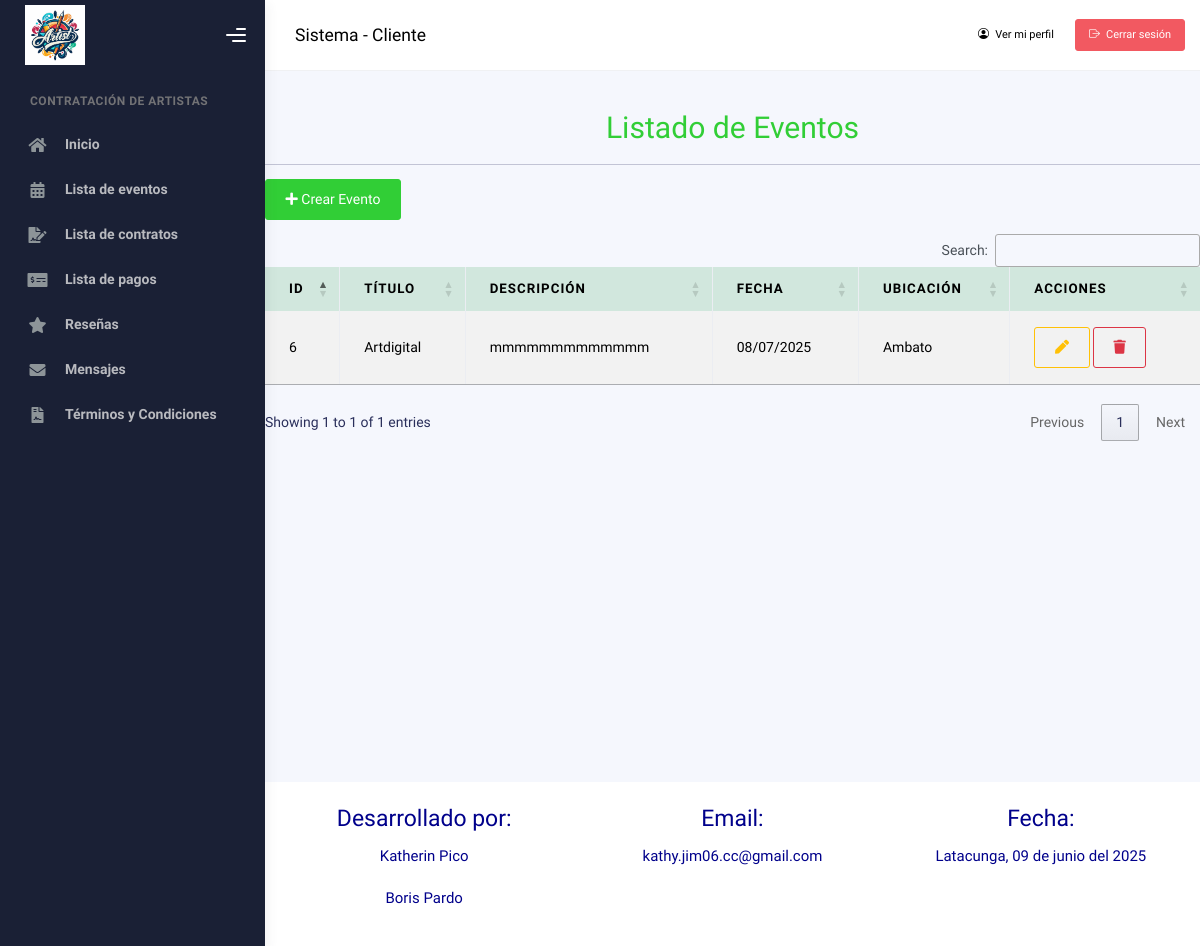
The page /cliente/eventos/ (signed in) on the database as committed earlier.
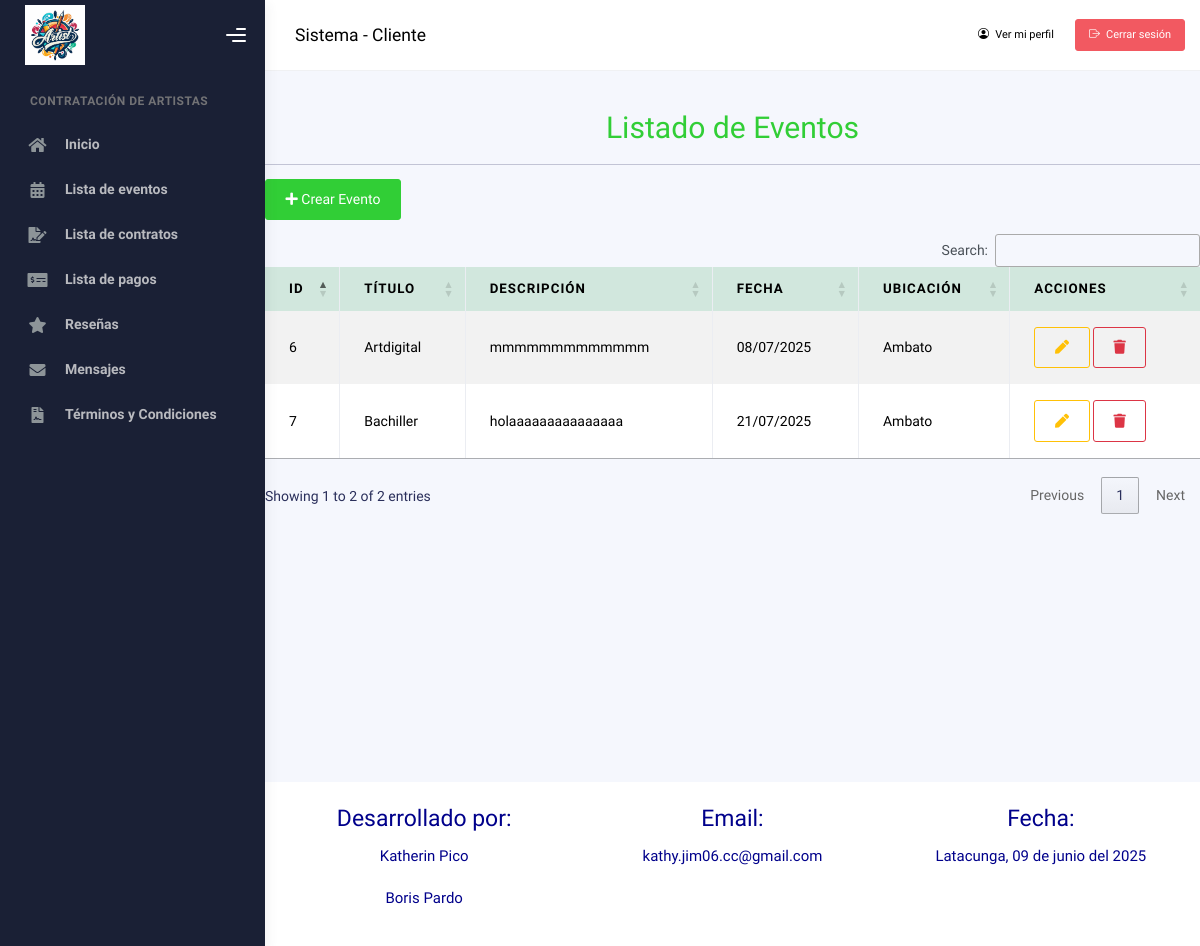
The same page on the database as committed later.
### Aplicaciones/gestionContratos/models.py (models this page shows, shortened)
class Evento(models.Model):
    cliente = models.ForeignKey(Usuario, on_delete=models.CASCADE, limit_choices_to={'rol': 'Cliente'})
    titulo = models.CharField(max_length=100)
    descripcion = models.TextField()
    fecha = models.DateField()
    ubicacion = models.CharField(max_length=200)
    class Meta:
        ordering = ['fecha']

### Aplicaciones/gestionContratos/views.py (the view)
# urls.py: path('cliente/eventos/', views.listar_eventos, name='listar_eventos'),
def listar_eventos(request):
    usuario_id = request.session.get('usuario_id')
    if not usuario_id:
        return redirect('login')
    cliente = Usuario.objects.get(id=usuario_id)
    eventos = Evento.objects.filter(cliente=cliente).order_by('id')
    return render(request, 'cliente/eventos/lista_eventos.html', {'eventos': eventos})

### Aplicaciones/gestionContratos/templates/cliente/eventos/lista_eventos.html (shortened to what this page needs)
{% extends 'cliente/plantilla.html' %}
{% load static %}
{% block contenido %}
<br><br><br>
<div class="container mt-5">
    <h1 class="text-center text-success">Listado de Eventos</h1>
    <hr>
    <a href="{% url 'crear_evento' %}" class="btn btn-success mb-3">
        <i class="fa fa-plus"></i> Crear Evento
    </a>
    <table class="table table-bordered table-striped table-hover" id="tbl_evento">
        <thead class="table-success">
            <tr>
                <th>ID</th>
                <th>TÍTULO</th>
                <th>DESCRIPCIÓN</th>
                <th>FECHA</th>
                <th>UBICACIÓN</th>
                <th>ACCIONES</th>
            </tr>
        </thead>
        <tbody>
            {% for evento in eventos %}
            <tr>
                <td>{{ evento.id }}</td>
                <td>{{ evento.titulo }}</td>
                <td>{{ evento.descripcion|truncatechars:40 }}</td>
                <td>{{ evento.fecha|date:"d/m/Y" }}</td>
                <td>{{ evento.ubicacion }}</td>
                <td>
                    <a href="{% url 'editar_evento' evento.id %}" class="btn btn-outline-warning">
                        <i class="fa fa-pen"></i>
                    </a>
                    <button onclick="confirmarEliminacion('{{ evento.id }}')" class="btn btn-outline-danger">
                        <i class="fa fa-trash"></i>
                    </button>
                </td>
            </tr>
            {% endfor %}
        </tbody>
    </table>
</div>
{% endblock %}

Rows that differ between the two databases and show on the page:
added Evento: id "7", titulo "Bachiller", descripcion "holaaaaaaaaaaaaaaa", fecha "21/07/2025", ubicacion "Ambato"
Other text that changed with them:
text written by a page script: "Search: Showing 1 to 1 of 1 entries Previous 1 Next" → "Search: Showing 1 to 2 of 2 entries Previous 1 Next"
